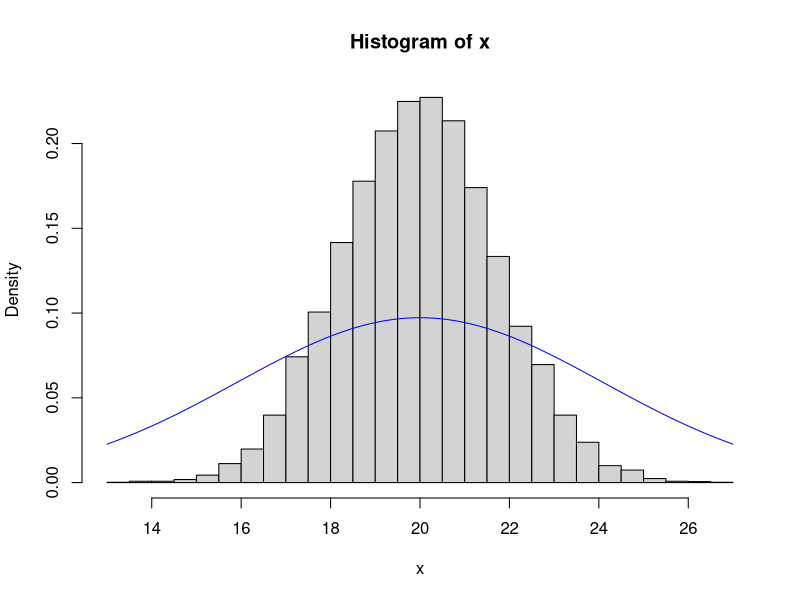
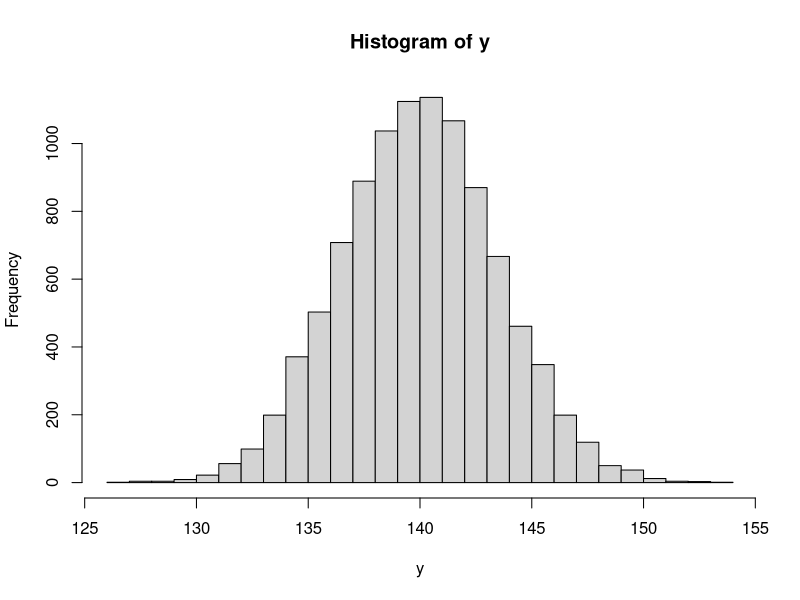
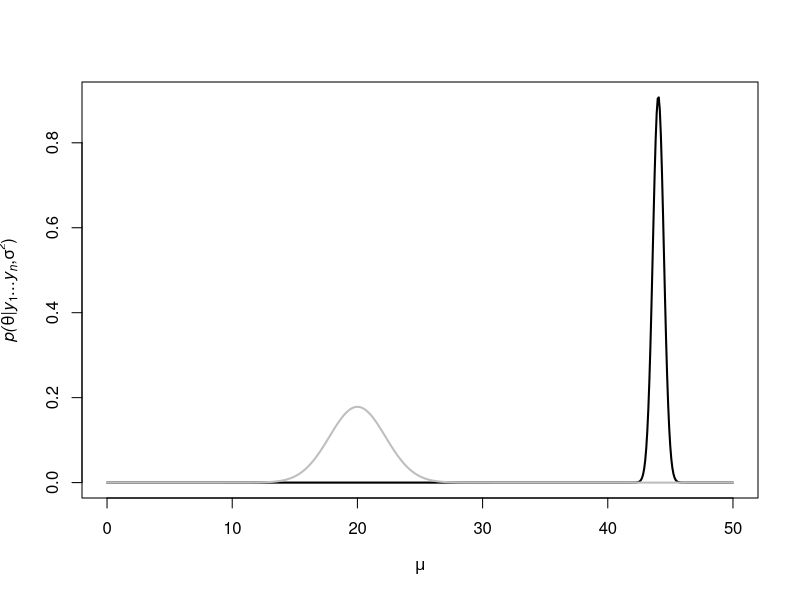
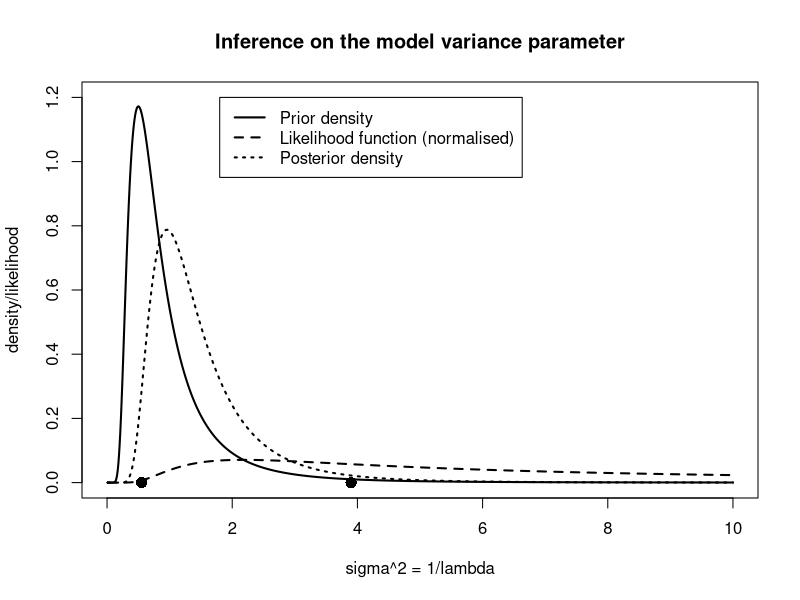

The R source for these figures, in order:
####### Chapter 5 ###
###Part 1: Inference on mu assuming sigma is known ####

# First, let us see how we can generate random samples from a normal distribution

set.seed(10142019)
mu=20  #mean = 20
Vr = 3  # variance = 3

x=rnorm(10000,mean=mu,sd=sqrt(Vr)) # generate  a sample of 10,000 values from normal dist with mean = 20 , sd = sqrt(3)


mean(x)  # mean of our sample
var(x)   # variance of our sample

hist(x,30, prob = TRUE)  # histogram of our sample
curve(dnorm(x, mean=mean(x), sd=sd(x)), add = TRUE, col = "blue")

y=100+2*x

var(y)
mean(y)

hist(y,30)

#################################################

### Compare C.I for MLE estimate & Cred. Int for Bayesian Inference on mu with known sigma

## Assume generate Data with sample mean of 45 (same mean, varying sample size)


ybar=45 #Set as fixed
n=c(5,20,50) # 3 different sample sizes
Vry=10 # variance of the data #Set as fixed

#### Parameters for prior density (usually called hyperparameters)
#Priors 
# mu~N(20,5)
mu0=20 # prior mean
Vmu=5  # prior variance

## MLE
varMLE=Vry/n

# Approx. 95% CI for the the Max. Likelihod estimator.
CI=rbind(45+c(-1.96,1.96)*sqrt(varMLE[1]),
         45+c(-1.96,1.96)*sqrt(varMLE[2]),
         45+c(-1.96,1.96)*sqrt(varMLE[3])
)
#3 confidence intervals , one for each sample size 
print(CI)  # Note the changes in the width of the C.I with sample size.

## Posterior density

tau_data=1/Vry  # precision of a single data-point , easier than writing 1/\sigma^2 all the time 
tau_mu=1/Vmu   # prior precision

print(tau_data)
print(tau_mu)



postMean=c(  (tau_mu*mu0 + n[1]*ybar*tau_data)/( tau_mu + n[1]*tau_data) ,
             (tau_mu*mu0 + n[2]*ybar*tau_data)/( tau_mu + n[2]*tau_data),
             (tau_mu*mu0 + n[3]*ybar*tau_data)/( tau_mu + n[3]*tau_data)
)

print(postMean)

postVar=1/c(	n[1]*tau_data+tau_mu ,
             n[2]*tau_data+tau_mu  ,
             n[3]*tau_data+tau_mu
)

show(postVar)

## Posterior 95% cred. Interval ( Quantile-based)
CRI=cbind(qnorm(mean=postMean,sd=sqrt(postVar),p=.025),
         
         qnorm(mean=postMean,sd=sqrt(postVar),p=.975))
show(CRI)
show(CI)
## In this case, sample size affects the width of the frequentist CI but not the midpoint
CI[,1]+(CI[,2]-CI[,1])/2 ## Mid point of C.I

## However, because the prior mean is not equal to the data mean, in the Bayesian CR, the midpoint also changes.
CRI[,1]+(CRI[,2]-CRI[,1])/2 ##Mid point of CR.I

### Plot of Prior and Posterior densities:

MU<-seq(0,50,length=600)
plot(MU,dnorm(MU,postMean[3],sqrt(postVar[3])),type="l",col="black",xlab=expression(mu),
     ylab=expression(paste(italic("p("),theta,"|",italic(y[1]),"...",
                           italic(y[n]),",",sigma^2,")",sep="")),lwd=2)
lines(MU,dnorm(MU,mu0,sqrt(Vmu)),type="l",col="gray",lwd=2)
dev.off()
 
##################################################################

###Part 2: Inference on sigma^2 assuming mu is known ####

## Using Class example:

y = c(8.4, 10.1, 9.4) # data
n = length(y)
mu=8 # known mean

#### Parameters for prior density (usually called hyperparameters)

a0=3 # prior mean
b0=2  # prior variance
options(digits=4)
a=a0+n/2; sigmu2=mean((y-mu)^2); b=b0+(n/2)*sigmu2 #a* and b* 
c(a,sigmu2,b)


# Inference on sigma2 = 1/lambda 

sig2priormean=b0/(a0-1)  # Prior mean for sigma^2

sig2postmean=b/(a-1)

### 95% Cred. Int

sig2cr=1/qgamma(c(0.975,0.025),a,b)

c(sig2priormean, sig2postmean, sig2cr)

sig2v=seq(0.01,10,0.01)
prior=dgamma(1/sig2v,a0,b0)/sig2v^2
post=dgamma(1/sig2v,a,b)/sig2v^2;
like=dgamma(1/sig2v,a-a0-1,b-b0+0)/sig2v^2
plot(c(0,10),c(0,1.2),type="n",
     main="Inference on the model variance parameter",
     xlab="sigma^2 = 1/lambda",ylab="density/likelihood")
lines(sig2v,prior,lty=1,lwd=2); lines(sig2v,like,lty=2,lwd=2)
lines(sig2v,post,lty=3,lwd=2)

points(sig2cr,c(0,0),pch=rep(16,2),cex=rep(1.5,2))
legend(1.8,1.2,
       c("Prior density","Likelihood function (normalised)","Posterior density"),
       lty=c(1,2,3),lwd=c(2,2,2))

